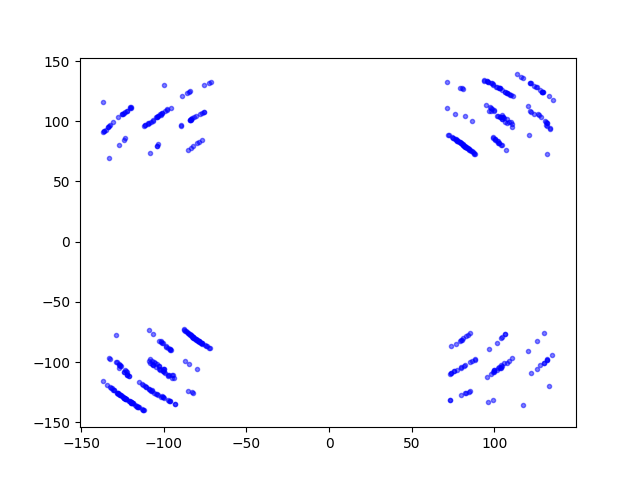

Source code (Python):
"""
Experiments in decoding QPSK31
"""

import numpy as np
from scipy.io import wavfile
import matplotlib.pyplot as plt


def showFft(sampleRate: float, data: np.ndarray):
    fft = np.fft.fft(data)
    freq = np.fft.fftfreq(len(data), 1.0/sampleRate)
    plt.plot(freq, fft.real, freq, fft.imag)
    plt.show()


def showWav(sampleRate: float, data: np.ndarray):
    times = np.arange(len(data)) / sampleRate
    plt.plot(times, data)
    plt.show()


def decode(sampleRate: float, data: np.ndarray):
    # https://pysdr.org/content/rds.html
    baud = 31.25
    symbolLengthSec = 1.0 / baud
    symbolLengthPoints = int(symbolLengthSec * sampleRate)
    shift1 = data[0:-symbolLengthPoints]
    shift2 = np.conj(data[symbolLengthPoints:])
    x = np.angle(shift1 * shift2)
    times = np.arange(len(x)) / sampleRate
    plt.plot(times, x)
    plt.show()


def mix(sampleRate: float, data: np.ndarray):
    freq = 1000
    times = np.arange(len(data)) / sampleRate
    sin = np.sin(times * 2 * np.pi * freq)
    #plt.plot(times, sin * data + 40000)
    # plt.show()
    decode(sampleRate, data * sin)


def fftidea(sampleRate: float, data: np.ndarray):
    fft = np.fft.fft(data)
    index = 32  # 32 or 1379?
    print(fft[index])
    plt.plot(fft[index].real, fft[index].imag, '.', color='b', alpha=.5)


def plotiq(sampleRate: float, data: np.ndarray):
    plt.figure()
    samplesPerFrame = int(sampleRate / 31.25)
    frameOffsetSamples = samplesPerFrame + .205

    #window = np.hanning(samplesPerFrame)

    for i in range(500):
        first = 5668 + int(i * frameOffsetSamples)
        frameData = data[first:first+samplesPerFrame]
        #frameData *= window
        fftidea(sampleRate, frameData)

    # plt.figure()
    # plt.plot(frameData)


if __name__ == "__main__":
    sampleRate, data = wavfile.read('../data/sample-qpsk31-44100.wav')
    data = data / 65535

    trimSec = 20
    data = data[:trimSec * sampleRate]
    # plt.plot(data)

    plotiq(sampleRate, data)

    plt.show()
